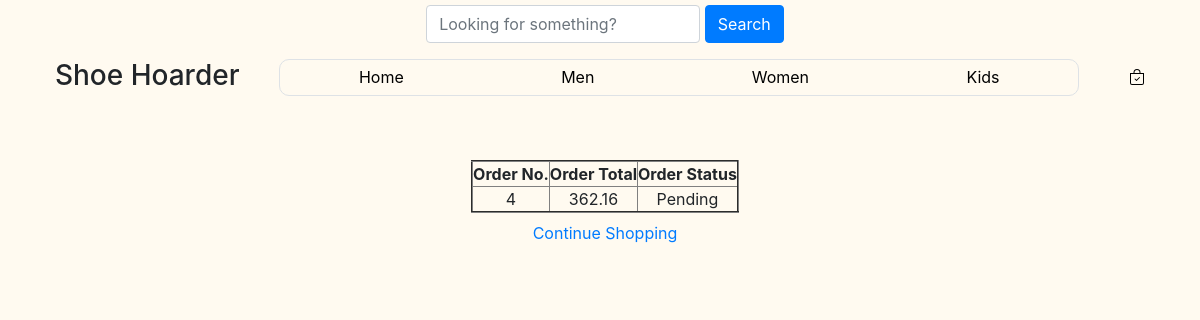
Before: /orders (signed in) with the older database file.
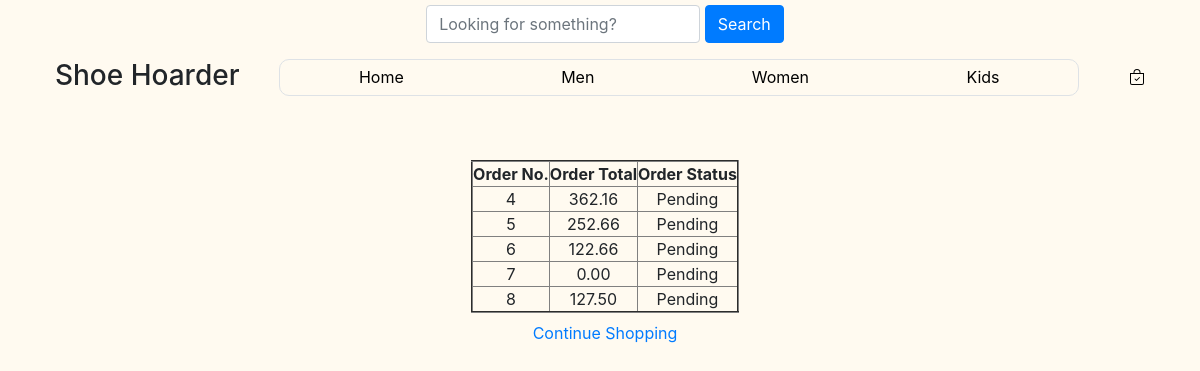
After: the same page with the newer database file.
### website/models.py (models this page shows)
class Order(models.Model):
    creationDate = models.DateField(auto_now=True)
    status=models.CharField(max_length=100,choices=OPTIONS)
    details=models.ManyToManyField('Product',through='OrderDetails')
    totalPrice=models.DecimalField(max_digits=6,decimal_places=2,null=True,blank=True)
    customer=models.ForeignKey('Customer',on_delete=models.CASCADE)

### website/views.py (the view)
# urls.py: path('orders',views.viewOrders,name='customerOrders'),
def viewOrders(request):
    orders=Order.objects.filter(customer__user__username=request.user.username)
    orders=list(orders)
    return render(request,'website/orders.html',{'orders':orders})

### website/templates/website/orders.html (shortened to what this page needs)
{% extends 'website/base.html' %}
{% block 'content' %}
<div class="w-100 d-flex  mt-5 justify-content-center">
    <div class="ordersContainer">
        <table border="2" class="tableOfOrders">
            <tr>
                <th>Order No.</th>
                <th>Order Total</th>
                <th>Order Status</th>
            </tr>
            {% for order in orders %}
            <tr>
                <td>{{order.id}}</td>
                <td>{{order.totalPrice}}</td>
                <td>{{order.status}}</td>
            </tr>
            {% endfor %}
            </table>
            <div class="d-flex justify-content-center mt-2 align-items-baseline">
                <a href="{%url 'home'%}">Continue Shopping</a>
            </div>
    </div>
</div>
{% endblock %}

### website/templates/website/base.html (shortened to what this page needs)
{% load static%}
<!doctype html>
<html lang="en">
<head>
  <link rel="stylesheet" href="https://maxcdn.bootstrapcdn.com/bootstrap/4.5.2/css/bootstrap.min.css">
  <link rel="stylesheet" hrerf="https://cdnjs.cloudflare.com/ajax/libs/font-awesome/6.4.2/css/all.min.css">
  <link rel="stylesheet" href="{% static 'website/base.css' %}">
</head>
<body>
    <nav class="container">
      <div class="d-flex justify-content-center">
        <form class="form-inline form-inline d-none d-sm-none d-md-block" method="get" action="{% url 'filteredProducts'%}">
          <input aria-label="Search" class="form-control" placeholder="Looking for something?" type="search" name="name">
          <button class="btn btn-primary" type="submit">Search</button>
        </form>
      </div>
      <div class="row justify-content-around pt-3">
        <div class="h3">Shoe Hoarder</div>
        <div class="customW">
      <ul class="d-flex border justify-content-around ">
        <li><a href="{% url 'home' %}">Home</a></li>
        <li><a href="{% url 'men' %}">Men</a></li>
        <li><a href="{% url 'women' %}">Women</a></li>
        <li><a href="{% url 'kids' %}">Kids</a></li>
      </ul>
        </div>
        <a href="{% url 'shoppingCart' %}">
        </a>
    </div>
    </nav>
  {% block 'content' %}
  {% endblock %}
</body>
</html>

### website/static/website/base.css (style rules this page uses)
* { margin: 0; padding:0; }
body { width: 100%; height:100%; background-color: floralwhite; margin: 5px; }
td { text-align: center; }
.customW { width: 800px; }
.bi-bag-check { margin: 10px; cursor: pointer; }
ul { list-style:none; border-radius: 10px; cursor: pointer; }
ul li { height: 30px; margin-top: 5px; }
ul a { color: black; text-decoration: none; }
a svg { color: black; }

Changed rows visible on the page:
added Order: id "5", totalPrice "252.66", status "Pending"
added Order: id "6", totalPrice "122.66", status "Pending"
added Order: id "7", totalPrice "0.00", status "Pending"
added Order: id "8", totalPrice "127.50", status "Pending"
